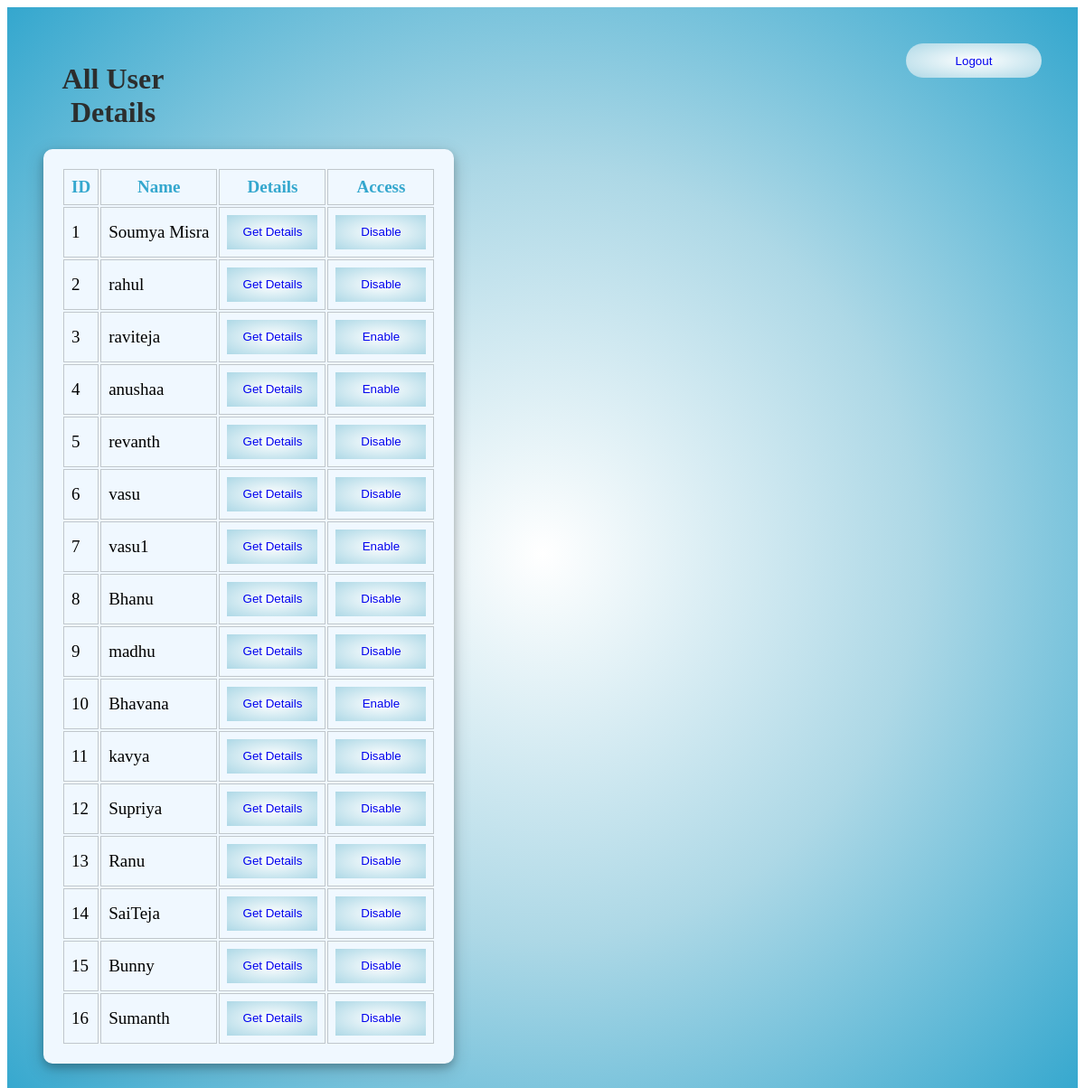
The page /app/home/details/ on the database its author committed.
### student_management_app/models.py (models this page shows)
class Access(models.Model):
    user_id = models.OneToOneField('User',on_delete=models.CASCADE,related_name="userss")
    access = models.BooleanField(default=True)

class User(models.Model):
    name=models.CharField(max_length=50)
    email=models.EmailField(unique=True)
    gender=models.CharField(max_length=6)
    phoneNumber=models.BigIntegerField(max_length=10)
    Qualification = models.CharField(max_length=20)
    Address = models.TextField(max_length=120)
    username = models.CharField(max_length=30,unique=True)
    password=models.CharField(max_length=100)
    image = models.ImageField(upload_to='images',default="C:/Users/ssadula/Pictures/StudentManagamentProject/media/images/p1.png")

### student_management_app/views.py (the view)
# urls.py: path('home/details/',views.allUsersDetails),
def allUsersDetails(request):
    all_users = User.objects.all()
    context = {
        'users': all_users,
        'accessors' : Access.objects.all().order_by('user_id')
    }
    return render(request,"summaryPage.html",context)

### student_management_app/Templates/summaryPage.html (shortened to what this page needs)
<!DOCTYPE html>
<html lang="en">
<head>
</head>
<body>
    <div class="whole-page">
        <div class="top">
            <h1>All User Details</h1>
            <div class="home-page-end">
                <button type="submit" class="logout-button"><a href="http://127.0.0.1:8000/app/Home/">Logout</a></button>
            </div>
        </div>
        <div class="table-style">
            <table>
                <tr>
                    <th>ID</th>
                    <th>Name</th>
                    <th>Details</th>
                    <th>Access</th>
                </tr>
                {% for user in accessors %}
                <tr>
                    <td>{{user.user_id.id}}</td>
                    <td>{{user.user_id.name}}</td>
                    <td><button class="logout-button get-detail"><a href="user/{{user.user_id.id}}/">Get Details</a></button></td>
                    <td><button class="logout-button get-detail" onclick="displayEnableorDisable('{{user.user_id.name}}','{{user.access}}')"><a href="access/{{user.user_id.id}}/">{% if user.access == 1 %} Disable {% else %} Enable {% endif %}</a></button></td>
                </tr>
                {% endfor %}
            </table>
        </div>
    </div>
</body>
</html>

### student_management_app/Templates/summaryPage.html (style rules this page uses)
.whole-page { min-height: 100vh; margin: 0px; background-image: radial-gradient(white,lightblue,rgb(52, 167, 206)); font-family: Georgia, 'Times New Roman', Times, serif; box-sizing: border-box; padding: 40px; }
.home-page-end { margin-left: 800px; }
a { text-decoration: none; }
.logout-button { background-image: radial-gradient(white,lightblue); width: 150px; height: 38px; text-align: center; border-width: 0px; border-radius: 20px; }
.top { display: flex; flex-direction: row; }
h1 { text-align: center; color: rgb(44, 46, 46); }
.table-style { border-radius: 10px; background-color: aliceblue; width: fit-content; padding: 20px; box-shadow: 0 4px 8px 0 rgba(0, 0, 0, 0.2), 0 6px 20px 0 rgba(0, 0, 0, 0.19); }
th { font-family: Georgia, 'Times New Roman', Times, serif; color: rgb(52, 167, 206); font-weight: bold; margin-bottom: 6px; font-size: 19px; }
th,td { border: 1px solid rgba(0, 0, 0, 0.2); font-size: 19px; padding: 8px; }
.get-detail { border-radius: 0px; width: 100px; }

### rows shown on the page
Access: user_id.id "1", user_id.name "Soumya Misra", access "Disable"
Access: user_id.id "2", user_id.name "rahul", access "Disable"
Access: user_id.id "3", user_id.name "raviteja", access "Enable"
Access: user_id.id "4", user_id.name "anushaa", access "Enable"
Access: user_id.id "5", user_id.name "revanth", access "Disable"
Access: user_id.id "6", user_id.name "vasu", access "Disable"
Access: user_id.id "7", user_id.name "vasu1", access "Enable"
Access: user_id.id "8", user_id.name "Bhanu", access "Disable"
Access: user_id.id "9", user_id.name "madhu", access "Disable"
Access: user_id.id "10", user_id.name "Bhavana", access "Enable"
Access: user_id.id "11", user_id.name "kavya", access "Disable"
Access: user_id.id "12", user_id.name "Supriya", access "Disable"
Access: user_id.id "13", user_id.name "Ranu", access "Disable"
Access: user_id.id "14", user_id.name "SaiTeja", access "Disable"
Access: user_id.id "15", user_id.name "Bunny", access "Disable"
Access: user_id.id "16", user_id.name "Sumanth", access "Disable"
